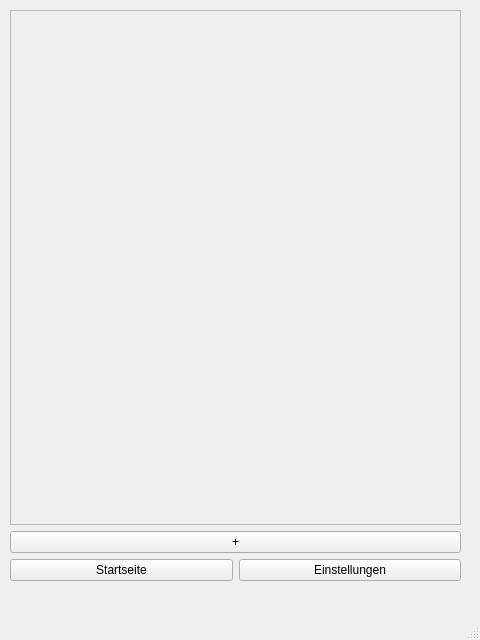
<?xml version="1.0" encoding="UTF-8"?>
<ui version="4.0">
 <class>MainWindow</class>
 <widget class="QMainWindow" name="MainWindow">
  <property name="geometry">
   <rect>
    <x>0</x>
    <y>0</y>
    <width>480</width>
    <height>640</height>
   </rect>
  </property>
  <property name="windowTitle">
   <string>MainWindow</string>
  </property>
  <widget class="QWidget" name="centralwidget">
   <property name="enabled">
    <bool>true</bool>
   </property>
   <widget class="QStackedWidget" name="verticalStackedWidget">
    <property name="geometry">
     <rect>
      <x>10</x>
      <y>10</y>
      <width>451</width>
      <height>571</height>
     </rect>
    </property>
    <property name="currentIndex">
     <number>1</number>
    </property>
    <widget class="QWidget" name="verticalStackedWidgetPage1" native="true">
     <layout class="QVBoxLayout" name="verticalLayout">
      <property name="spacing">
       <number>0</number>
      </property>
      <item>
       <spacer name="verticalSpacer_2">
        <property name="orientation">
         <enum>Qt::Vertical</enum>
        </property>
        <property name="sizeHint" stdset="0">
         <size>
          <width>20</width>
          <height>40</height>
         </size>
        </property>
       </spacer>
      </item>
      <item>
       <widget class="QPushButton" name="btn_cards">
        <property name="text">
         <string>Karten</string>
        </property>
       </widget>
      </item>
      <item>
       <spacer name="verticalSpacer_3">
        <property name="orientation">
         <enum>Qt::Vertical</enum>
        </property>
        <property name="sizeType">
         <enum>QSizePolicy::Preferred</enum>
        </property>
        <property name="sizeHint" stdset="0">
         <size>
          <width>20</width>
          <height>40</height>
         </size>
        </property>
       </spacer>
      </item>
      <item>
       <widget class="QPushButton" name="btn_decks">
        <property name="text">
         <string>Decks</string>
        </property>
       </widget>
      </item>
      <item>
       <spacer name="verticalSpacer_4">
        <property name="orientation">
         <enum>Qt::Vertical</enum>
        </property>
        <property name="sizeType">
         <enum>QSizePolicy::Preferred</enum>
        </property>
        <property name="sizeHint" stdset="0">
         <size>
          <width>20</width>
          <height>40</height>
         </size>
        </property>
       </spacer>
      </item>
      <item>
       <widget class="QPushButton" name="btn_learn">
        <property name="text">
         <string>Lernen</string>
        </property>
       </widget>
      </item>
      <item>
       <spacer name="verticalSpacer_9">
        <property name="orientation">
         <enum>Qt::Vertical</enum>
        </property>
        <property name="sizeType">
         <enum>QSizePolicy::Preferred</enum>
        </property>
        <property name="sizeHint" stdset="0">
         <size>
          <width>20</width>
          <height>40</height>
         </size>
        </property>
       </spacer>
      </item>
      <item>
       <widget class="QPushButton" name="btn_settings_5">
        <property name="text">
         <string>Einstellungen</string>
        </property>
       </widget>
      </item>
      <item>
       <spacer name="verticalSpacer">
        <property name="orientation">
         <enum>Qt::Vertical</enum>
        </property>
        <property name="sizeHint" stdset="0">
         <size>
          <width>20</width>
          <height>40</height>
         </size>
        </property>
       </spacer>
      </item>
     </layout>
    </widget>
    <widget class="QWidget" name="verticalStackedWidgetPage2">
     <property name="sizePolicy">
      <sizepolicy hsizetype="Preferred" vsizetype="Preferred">
       <horstretch>0</horstretch>
       <verstretch>0</verstretch>
      </sizepolicy>
     </property>
     <widget class="QWidget" name="verticalLayoutWidget">
      <property name="geometry">
       <rect>
        <x>0</x>
        <y>0</y>
        <width>451</width>
        <height>571</height>
       </rect>
      </property>
      <layout class="QVBoxLayout" name="verticalLayout_11">
       <item>
        <widget class="QScrollArea" name="scrollArea_5">
         <property name="widgetResizable">
          <bool>true</bool>
         </property>
         <widget class="QWidget" name="scrollAreaWidgetContents">
          <property name="geometry">
           <rect>
            <x>0</x>
            <y>0</y>
            <width>447</width>
            <height>507</height>
           </rect>
          </property>
         </widget>
        </widget>
       </item>
       <item>
        <widget class="QPushButton" name="btn_add">
         <property name="text">
          <string>+</string>
         </property>
        </widget>
       </item>
       <item>
        <layout class="QHBoxLayout" name="horizontalLayout">
         <item>
          <widget class="QPushButton" name="btn_main_menu">
           <property name="text">
            <string>Startseite</string>
           </property>
          </widget>
         </item>
         <item>
          <widget class="QPushButton" name="btn_settings">
           <property name="text">
            <string>Einstellungen</string>
           </property>
          </widget>
         </item>
        </layout>
       </item>
      </layout>
     </widget>
    </widget>
    <widget class="QWidget" name="vertivalStackedWidgetPage3">
     <widget class="QWidget" name="verticalLayoutWidget_4">
      <property name="geometry">
       <rect>
        <x>0</x>
        <y>0</y>
        <width>451</width>
        <height>571</height>
       </rect>
      </property>
      <layout class="QVBoxLayout" name="verticalLayout_16">
       <item>
        <widget class="QScrollArea" name="scrollArea_8">
         <property name="widgetResizable">
          <bool>true</bool>
         </property>
         <widget class="QWidget" name="scrollAreaWidgetContents_8">
          <property name="geometry">
           <rect>
            <x>0</x>
            <y>0</y>
            <width>447</width>
            <height>507</height>
           </rect>
          </property>
         </widget>
        </widget>
       </item>
       <item>
        <widget class="QPushButton" name="btn_add_4">
         <property name="text">
          <string>+</string>
         </property>
        </widget>
       </item>
       <item>
        <layout class="QHBoxLayout" name="horizontalLayout_8">
         <item>
          <widget class="QPushButton" name="btn_main_menu_4">
           <property name="text">
            <string>Startseite</string>
           </property>
          </widget>
         </item>
         <item>
          <widget class="QPushButton" name="btn_settings_4">
           <property name="text">
            <string>Einstellungen</string>
           </property>
          </widget>
         </item>
        </layout>
       </item>
      </layout>
     </widget>
    </widget>
    <widget class="QWidget" name="verticalStackedWidgetPage4">
     <widget class="QWidget" name="verticalLayoutWidget_5">
      <property name="geometry">
       <rect>
        <x>0</x>
        <y>0</y>
        <width>451</width>
        <height>571</height>
       </rect>
      </property>
      <layout class="QVBoxLayout" name="verticalLayout_17">
       <item>
        <widget class="QLabel" name="label">
         <property name="text">
          <string>TextLabel</string>
         </property>
        </widget>
       </item>
       <item>
        <layout class="QVBoxLayout" name="verticalLayout_18">
         <item>
          <layout class="QHBoxLayout" name="horizontalLayout_9">
           <item>
            <widget class="QPushButton" name="btn_back">
             <property name="text">
              <string>←</string>
             </property>
            </widget>
           </item>
           <item>
            <widget class="QPushButton" name="btn_check">
             <property name="text">
              <string>✔</string>
             </property>
            </widget>
           </item>
           <item>
            <widget class="QPushButton" name="btn_failed">
             <property name="text">
              <string>✘</string>
             </property>
            </widget>
           </item>
           <item>
            <widget class="QPushButton" name="btn_next">
             <property name="text">
              <string>→</string>
             </property>
            </widget>
           </item>
          </layout>
         </item>
         <item>
          <layout class="QHBoxLayout" name="horizontalLayout_10">
           <item>
            <widget class="QPushButton" name="btn_main_menu_5">
             <property name="text">
              <string>Startseite</string>
             </property>
            </widget>
           </item>
           <item>
            <widget class="QPushButton" name="btn_settings_6">
             <property name="text">
              <string>Einstellungen</string>
             </property>
            </widget>
           </item>
          </layout>
         </item>
        </layout>
       </item>
      </layout>
     </widget>
    </widget>
   </widget>
  </widget>
  <widget class="QMenuBar" name="menubar">
   <property name="geometry">
    <rect>
     <x>0</x>
     <y>0</y>
     <width>480</width>
     <height>21</height>
    </rect>
   </property>
  </widget>
  <widget class="QStatusBar" name="statusbar"/>
 </widget>
 <resources/>
 <connections/>
</ui>
